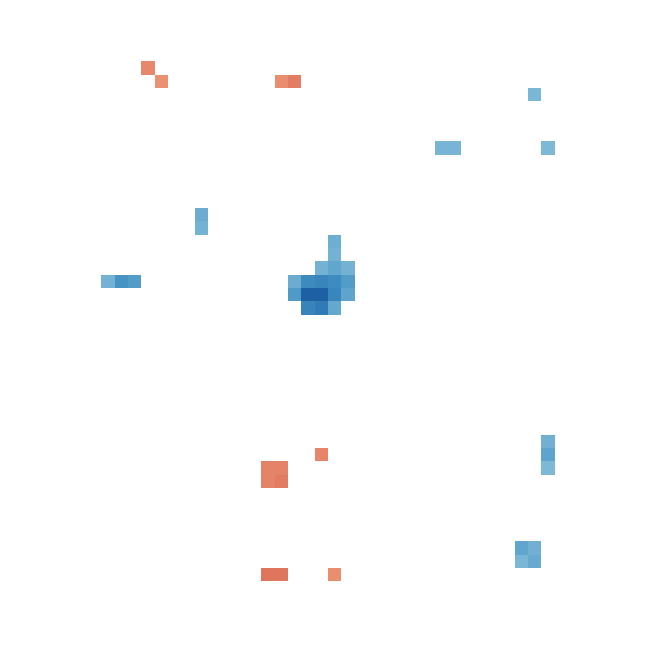

Python code for this plot:
"""Generate featured.png: an independent component fit to pure smoothed noise.

    pixi run python featured.py
"""

import matplotlib.pyplot as plt
import numpy as np
from matplotlib.colors import TwoSlopeNorm
from scipy.ndimage import gaussian_filter
from sklearn.decomposition import FastICA

SHAPE, P, FWHM = (48, 48, 30), 400, 2.5

mask = np.zeros(SHAPE, dtype=bool)
mask[4:-4, 4:-4, 3:-3] = True
idx = np.flatnonzero(mask.ravel())

sig = FWHM / np.sqrt(8 * np.log(2))
vol = gaussian_filter(
    np.random.default_rng(7000).normal(size=SHAPE + (P,)), (sig, sig, sig, 0)
)
S = FastICA(n_components=5, random_state=0, max_iter=1000,
            whiten="unit-variance").fit_transform(vol.reshape(-1, P)[idx])
m = S[:, 0]
m = (m - m.mean()) / m.std()

full = np.full(SHAPE, np.nan).ravel()
full[idx] = m
sl = full.reshape(SHAPE)[:, :, SHAPE[2] // 2]

fig, ax = plt.subplots(figsize=(4, 4), dpi=160)
ax.imshow(np.where(np.abs(sl) > 2, sl, np.nan).T, origin="lower", cmap="RdBu_r",
          norm=TwoSlopeNorm(vmin=-4.5, vcenter=0, vmax=4.5))
ax.set_axis_off()
fig.subplots_adjust(0, 0, 1, 1)
fig.savefig("featured.png", bbox_inches="tight", pad_inches=0.05,
            transparent=True)
print("wrote featured.png")
